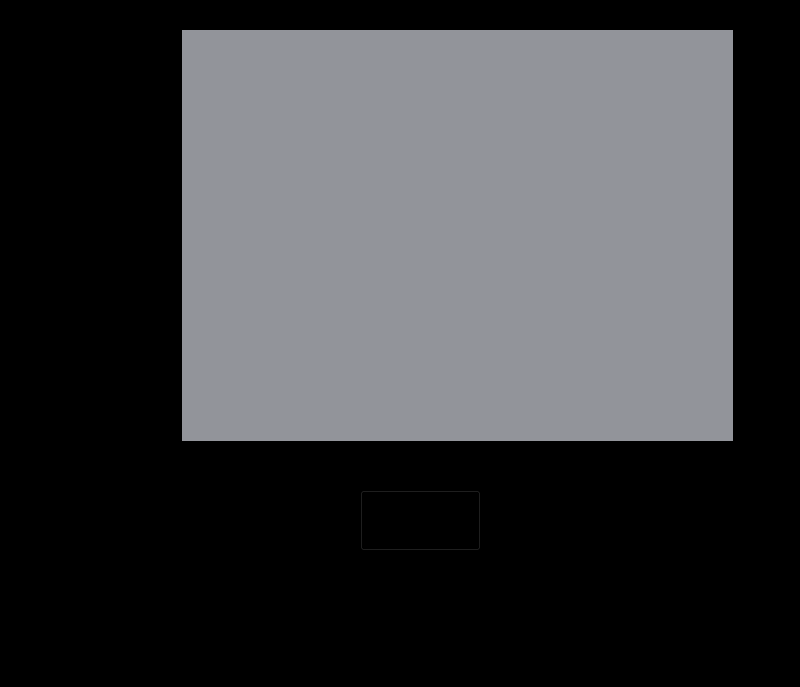
<?xml version="1.0" encoding="UTF-8"?>
<ui version="4.0">
 <class>MainWindow</class>
 <widget class="QMainWindow" name="MainWindow">
  <property name="geometry">
   <rect>
    <x>0</x>
    <y>0</y>
    <width>800</width>
    <height>687</height>
   </rect>
  </property>
  <property name="sizePolicy">
   <sizepolicy hsizetype="MinimumExpanding" vsizetype="MinimumExpanding">
    <horstretch>0</horstretch>
    <verstretch>0</verstretch>
   </sizepolicy>
  </property>
  <property name="windowTitle">
   <string>MainWindow</string>
  </property>
  <property name="styleSheet">
   <string notr="true">background-color: rgb(0, 0, 0);</string>
  </property>
  <widget class="QWidget" name="centralwidget">
   <widget class="QCustomPlot" name="customplot" native="true">
    <property name="geometry">
     <rect>
      <x>182</x>
      <y>30</y>
      <width>551</width>
      <height>411</height>
     </rect>
    </property>
    <property name="sizePolicy">
     <sizepolicy hsizetype="MinimumExpanding" vsizetype="MinimumExpanding">
      <horstretch>0</horstretch>
      <verstretch>0</verstretch>
     </sizepolicy>
    </property>
    <property name="styleSheet">
     <string notr="true">background-color: rgb(146, 148, 154);</string>
    </property>
   </widget>
   <widget class="QPushButton" name="pushButton">
    <property name="geometry">
     <rect>
      <x>360</x>
      <y>490</y>
      <width>121</width>
      <height>61</height>
     </rect>
    </property>
    <property name="text">
     <string>Evolution</string>
    </property>
   </widget>
  </widget>
  <widget class="QMenuBar" name="menubar">
   <property name="geometry">
    <rect>
     <x>0</x>
     <y>0</y>
     <width>800</width>
     <height>22</height>
    </rect>
   </property>
  </widget>
  <widget class="QStatusBar" name="statusbar"/>
 </widget>
 <customwidgets>
  <customwidget>
   <class>QCustomPlot</class>
   <extends>QWidget</extends>
   <header>qcustomplot.h</header>
   <container>1</container>
  </customwidget>
 </customwidgets>
 <resources/>
 <connections/>
</ui>
